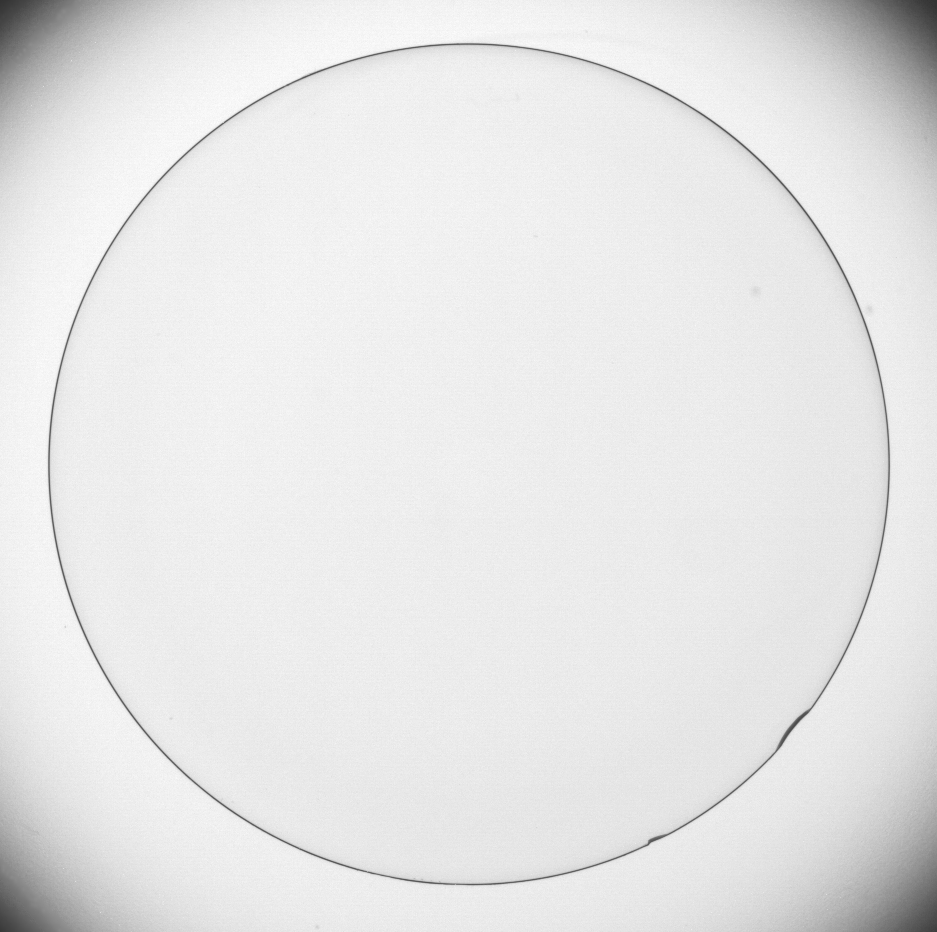
#> input picture 1/звіт/pic8.jpg, 937 x 932 px
$ python 8.py   (older library calls are emulated)
#> lines starting #> are read from the running program, lines starting #| are printed output that depends on the picture
import os
import cv2
import numpy as np

os.system('cls')

def gradient_processing(image, derivative_order):
    image = cv2.cvtColor(image, cv2.COLOR_RGB2GRAY)
    sobel_x = cv2.Sobel(image, cv2.CV_64F, derivative_order, 0, ksize=3)
    sobel_y = cv2.Sobel(image, cv2.CV_64F, 0, derivative_order, ksize=3)
    gradient_magnitude = np.sqrt(sobel_x**2 + sobel_y**2)
    return cv2.convertScaleAbs(gradient_magnitude)

image = cv2.imread('pic8.jpg')
#> image is the input picture: shape (932, 937, 3); min 50, max 255, mean 229.7

y_max, x_max, _ = image.shape
#> y_max = 932; x_max = 937
scale = 2
new_size = (int(y_max / scale), int(x_max / scale))
#> new_size = (466, 468)

cv2.imshow('Original Image', cv2.resize(image, new_size))
cv2.imshow('Image 1', cv2.resize(gradient_processing(image, 1), new_size))
#> in gradient_processing, `sobel_x = cv2.Sobel(image, cv2.CV_64F, derivative_order, 0, ksize=3)`:
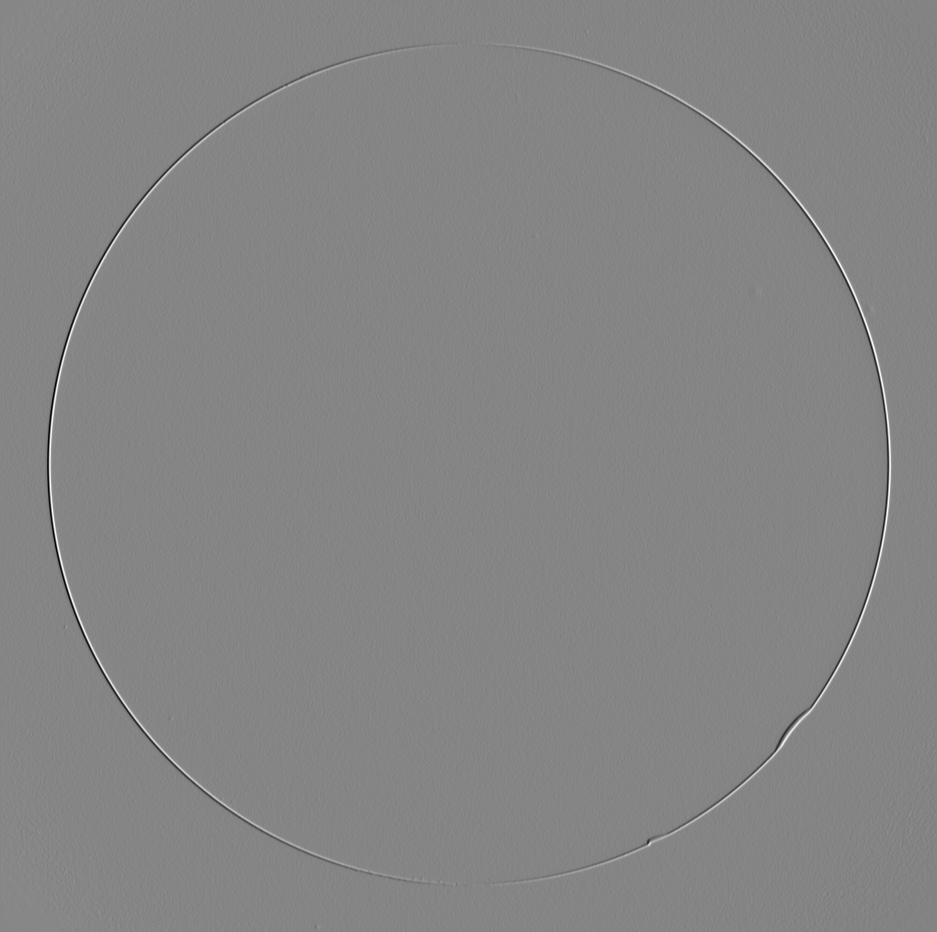
#> sobel_x: shape (932, 937) float64; min -587, max 537, mean -0.1; drawn with min black and max white
#> in gradient_processing, `gradient_magnitude = np.sqrt(sobel_x**2 + sobel_y**2)`:
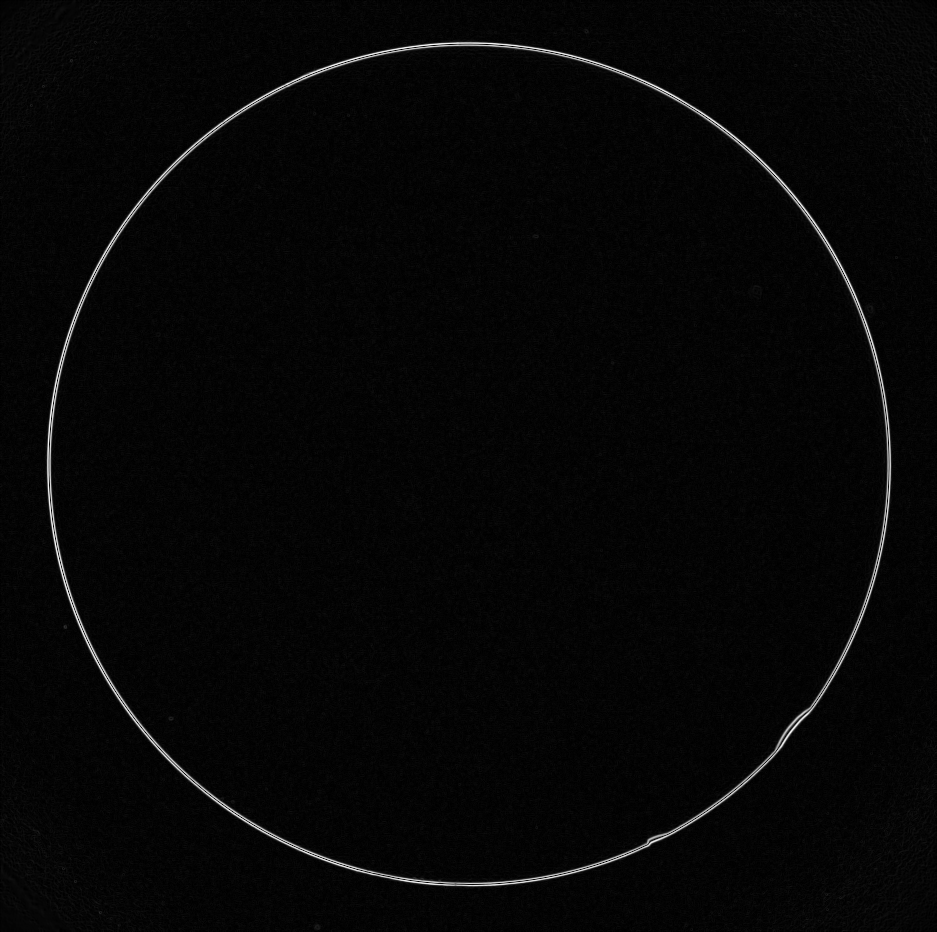
#> gradient_magnitude: shape (932, 937) float64; min 0, max 593.5, mean 15.3; drawn with min black and max white
#> in gradient_processing, `return cv2.convertScaleAbs(gradient_magnitude)`:
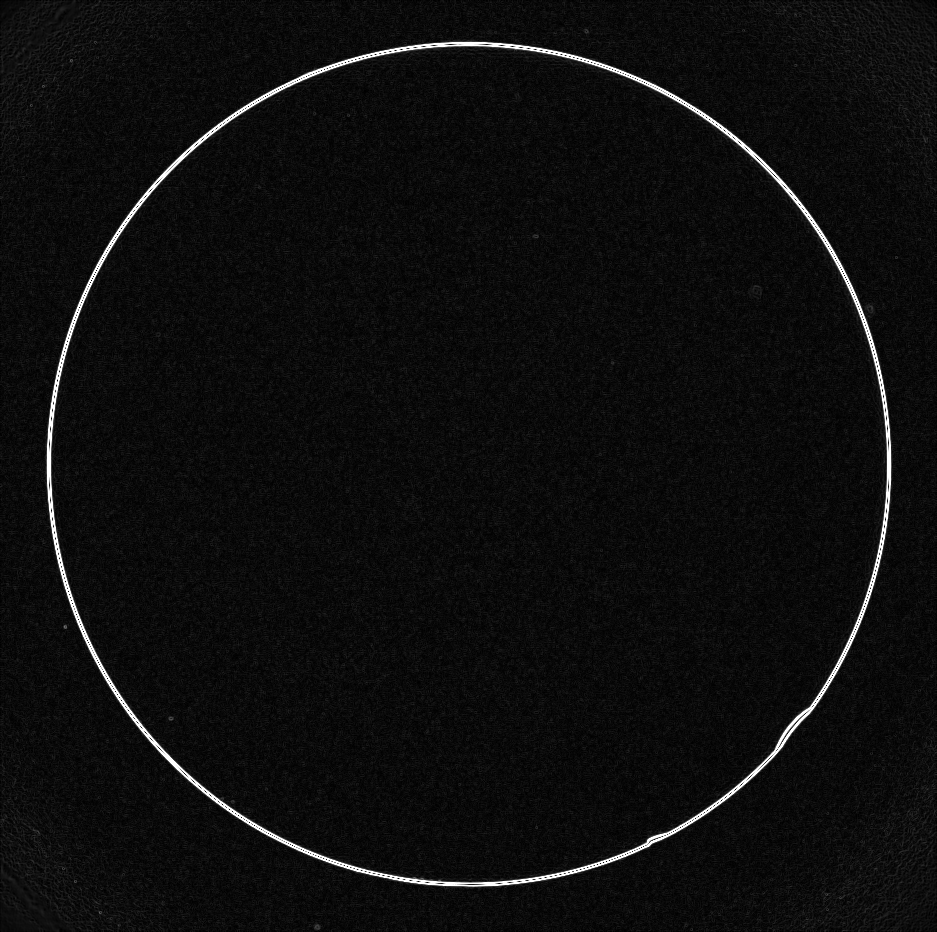
#> returned value: shape (932, 937); min 0, max 255, mean 13.7
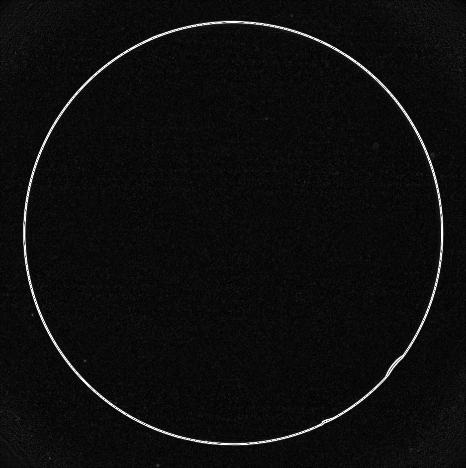
#> window 'Image 1': shape (468, 466); min 0, max 255, mean 13.6
cv2.imshow('Image 2', cv2.resize(gradient_processing(image, 2), new_size))
#> call 2 of gradient_processing, with derivative_order = 2
#> in gradient_processing (call 2), `sobel_x = cv2.Sobel(image, cv2.CV_64F, derivative_order, 0, ksize=3)`:
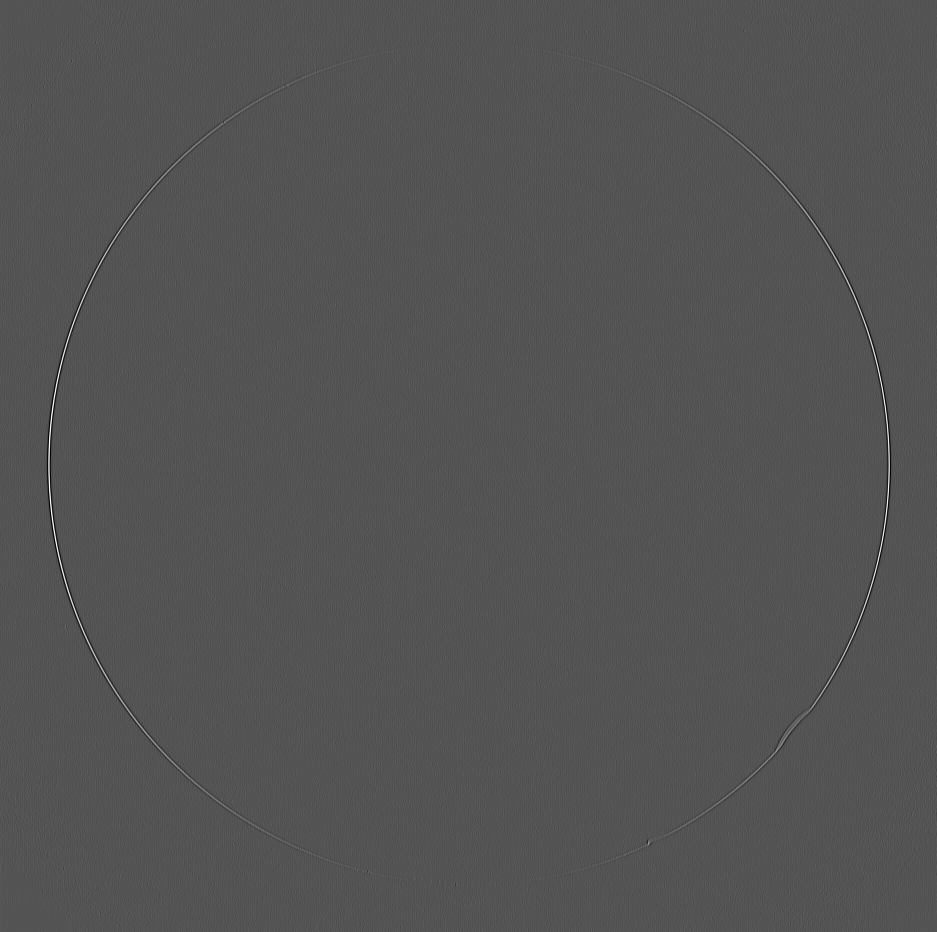
#> sobel_x: shape (932, 937) float64; min -371, max 753, mean 0; drawn with min black and max white
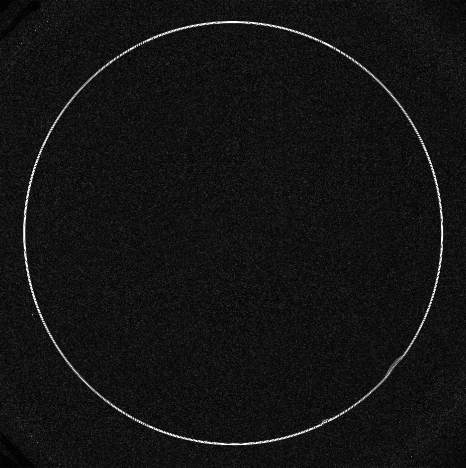
#> window 'Image 2': shape (468, 466); min 0, max 255, mean 19.6
cv2.waitKey(0)
cv2.destroyAllWindows()

$ run again, with 1/звіт/pic2.jpg copied over 1/звіт/pic8.jpg
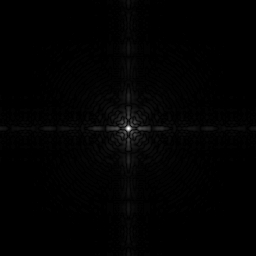
#> input picture 1/звіт/pic2.jpg, 256 x 256 px
#> image is the input picture: shape (256, 256, 3); min 0, max 255, mean 2.1
#> image: shape (256, 256)
#> in gradient_processing (call 2), `sobel_y = cv2.Sobel(image, cv2.CV_64F, 0, derivative_order, ksize=3)`:
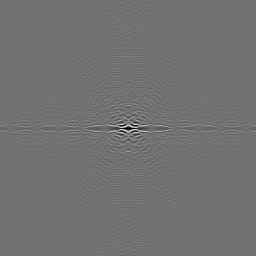
#> sobel_y: shape (256, 256) float64; min -223, max 274, mean 0; drawn with min black and max white
#> `cv2.imshow('Image 2', cv2.resize(gradient_processing(image, 2), new_si..`:
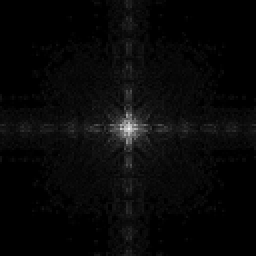
#> window 'Image 2': shape (128, 128) (shown 2 times larger); min 0, max 241, mean 8

$ run again, with 1/звіт/pic3.jpg copied over 1/звіт/pic8.jpg
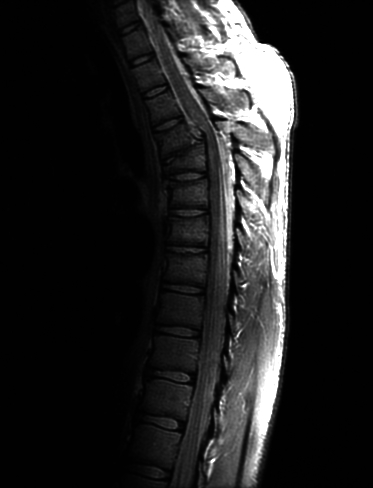
#> input picture 1/звіт/pic3.jpg, 373 x 488 px
#> image is the input picture: shape (488, 373, 3); min 0, max 255, mean 32.6
#> image: shape (488, 373)
#> in gradient_processing (call 2), `sobel_y = cv2.Sobel(image, cv2.CV_64F, 0, derivative_order, ksize=3)`:
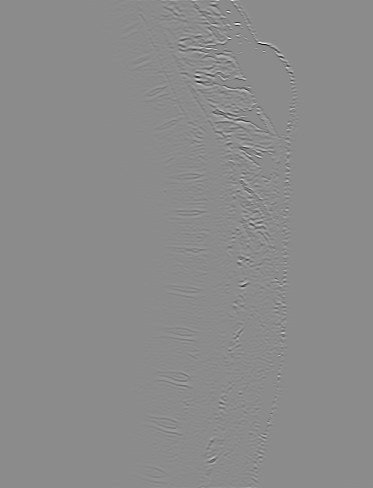
#> sobel_y: shape (488, 373) float64; min -809, max 671, mean 0; drawn with min black and max white
#> `cv2.imshow('Image 2', cv2.resize(gradient_processing(image, 2), new_si..`:
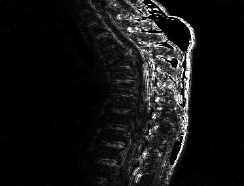
#> window 'Image 2': shape (186, 244); min 0, max 255, mean 19.8

$ run again, with 1/звіт/pic5.jpg copied over 1/звіт/pic8.jpg
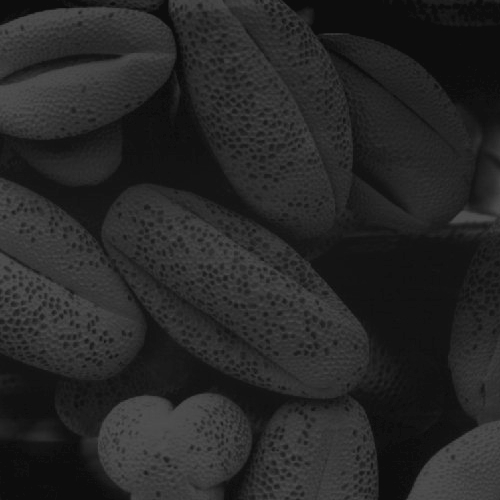
#> input picture 1/звіт/pic5.jpg, 500 x 500 px
#> image is the input picture: shape (500, 500, 3); min 12, max 83, mean 38.7
#> image: shape (500, 500)
#> in gradient_processing (call 2), `sobel_y = cv2.Sobel(image, cv2.CV_64F, 0, derivative_order, ksize=3)`:
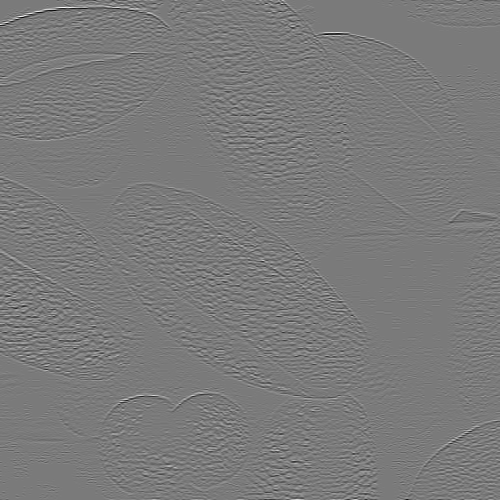
#> sobel_y: shape (500, 500) float64; min -163, max 175, mean 0; drawn with min black and max white
#> in gradient_processing (call 2), `gradient_magnitude = np.sqrt(sobel_x**2 + sobel_y**2)`:
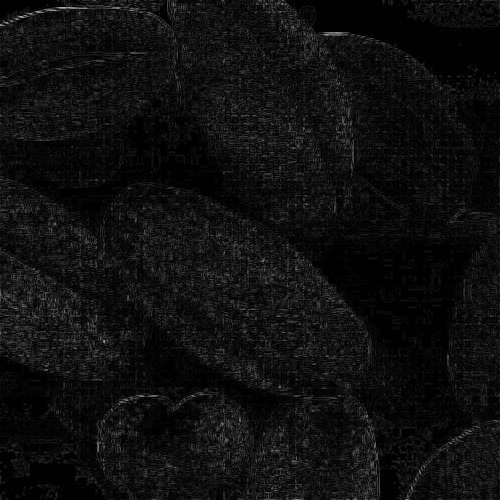
#> gradient_magnitude: shape (500, 500) float64; min 0, max 175, mean 15.1
